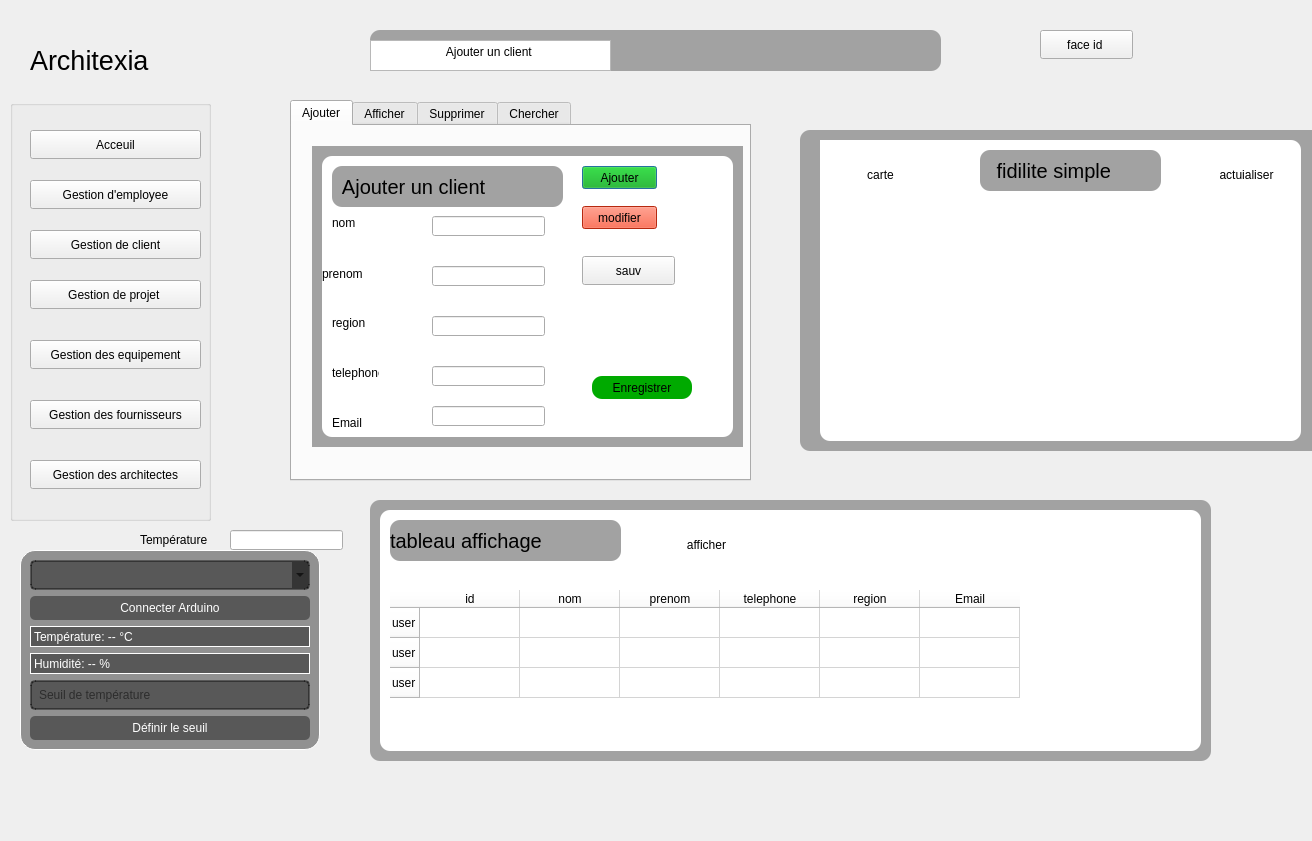
<?xml version="1.0" encoding="UTF-8"?>
<ui version="4.0">
 <class>MainClient</class>
 <widget class="QDialog" name="MainClient">
  <property name="geometry">
   <rect>
    <x>0</x>
    <y>0</y>
    <width>1312</width>
    <height>841</height>
   </rect>
  </property>
  <property name="windowTitle">
   <string>Dialog</string>
  </property>
  <widget class="QTabWidget" name="tabWidget_2">
   <property name="geometry">
    <rect>
     <x>290</x>
     <y>100</y>
     <width>461</width>
     <height>381</height>
    </rect>
   </property>
   <property name="currentIndex">
    <number>0</number>
   </property>
   <widget class="QWidget" name="tab_4">
    <attribute name="title">
     <string>Ajouter</string>
    </attribute>
    <widget class="QStackedWidget" name="QGoupBox">
     <property name="geometry">
      <rect>
       <x>20</x>
       <y>20</y>
       <width>431</width>
       <height>311</height>
      </rect>
     </property>
     <widget class="QWidget" name="QGoupBoxPage1">
      <widget class="QLabel" name="label_5">
       <property name="geometry">
        <rect>
         <x>20</x>
         <y>70</y>
         <width>47</width>
         <height>14</height>
        </rect>
       </property>
       <property name="text">
        <string>nom</string>
       </property>
      </widget>
      <widget class="QLabel" name="label_6">
       <property name="geometry">
        <rect>
         <x>10</x>
         <y>120</y>
         <width>61</width>
         <height>16</height>
        </rect>
       </property>
       <property name="text">
        <string>prenom</string>
       </property>
      </widget>
      <widget class="QLabel" name="label_7">
       <property name="geometry">
        <rect>
         <x>30</x>
         <y>20</y>
         <width>31</width>
         <height>16</height>
        </rect>
       </property>
       <property name="text">
        <string/>
       </property>
      </widget>
      <widget class="QLabel" name="label_8">
       <property name="geometry">
        <rect>
         <x>20</x>
         <y>170</y>
         <width>47</width>
         <height>14</height>
        </rect>
       </property>
       <property name="text">
        <string>region</string>
       </property>
      </widget>
      <widget class="QLineEdit" name="le_nom">
       <property name="geometry">
        <rect>
         <x>120</x>
         <y>70</y>
         <width>113</width>
         <height>20</height>
        </rect>
       </property>
      </widget>
      <widget class="QLineEdit" name="le_prenom">
       <property name="geometry">
        <rect>
         <x>120</x>
         <y>120</y>
         <width>113</width>
         <height>20</height>
        </rect>
       </property>
      </widget>
      <widget class="QLineEdit" name="le_region">
       <property name="geometry">
        <rect>
         <x>120</x>
         <y>170</y>
         <width>113</width>
         <height>20</height>
        </rect>
       </property>
      </widget>
      <widget class="QPushButton" name="pb_ajouter">
       <property name="geometry">
        <rect>
         <x>270</x>
         <y>20</y>
         <width>75</width>
         <height>23</height>
        </rect>
       </property>
       <property name="styleSheet">
        <string notr="true">background-color: rgb(0, 170, 0);
</string>
       </property>
       <property name="text">
        <string>Ajouter</string>
       </property>
      </widget>
      <widget class="QPushButton" name="pb_modifier">
       <property name="geometry">
        <rect>
         <x>270</x>
         <y>60</y>
         <width>75</width>
         <height>23</height>
        </rect>
       </property>
       <property name="styleSheet">
        <string notr="true">background-color: rgb(0, 170, 0);
background-color: rgb(255, 58, 23);</string>
       </property>
       <property name="text">
        <string>modifier</string>
       </property>
      </widget>
      <widget class="QLabel" name="label">
       <property name="geometry">
        <rect>
         <x>20</x>
         <y>220</y>
         <width>47</width>
         <height>14</height>
        </rect>
       </property>
       <property name="text">
        <string>telephone</string>
       </property>
      </widget>
      <widget class="QLineEdit" name="le_telephone">
       <property name="geometry">
        <rect>
         <x>120</x>
         <y>220</y>
         <width>113</width>
         <height>20</height>
        </rect>
       </property>
      </widget>
      <widget class="QLabel" name="label_3">
       <property name="geometry">
        <rect>
         <x>20</x>
         <y>270</y>
         <width>47</width>
         <height>14</height>
        </rect>
       </property>
       <property name="text">
        <string>Email</string>
       </property>
      </widget>
      <widget class="QLineEdit" name="le_email">
       <property name="geometry">
        <rect>
         <x>120</x>
         <y>260</y>
         <width>113</width>
         <height>20</height>
        </rect>
       </property>
      </widget>
      <widget class="QPushButton" name="pushButton_9">
       <property name="geometry">
        <rect>
         <x>270</x>
         <y>110</y>
         <width>93</width>
         <height>29</height>
        </rect>
       </property>
       <property name="text">
        <string>sauv</string>
       </property>
      </widget>
      <widget class="QWidget" name="widget" native="true">
       <property name="geometry">
        <rect>
         <x>0</x>
         <y>-10</y>
         <width>431</width>
         <height>331</height>
        </rect>
       </property>
       <property name="mouseTracking">
        <bool>false</bool>
       </property>
       <property name="autoFillBackground">
        <bool>false</bool>
       </property>
       <widget class="QWidget" name="widget_3" native="true">
        <property name="geometry">
         <rect>
          <x>-30</x>
          <y>10</y>
          <width>471</width>
          <height>301</height>
         </rect>
        </property>
        <property name="styleSheet">
         <string notr="true">border-radius:10px;
background-color: rgb(162, 162, 162);</string>
        </property>
        <widget class="QWidget" name="widget_6" native="true">
         <property name="geometry">
          <rect>
           <x>30</x>
           <y>0</y>
           <width>431</width>
           <height>311</height>
          </rect>
         </property>
         <property name="styleSheet">
          <string notr="true">border-radius:10px;
background-color: rgb(162, 162, 162);</string>
         </property>
         <widget class="QWidget" name="widget_7" native="true">
          <property name="geometry">
           <rect>
            <x>10</x>
            <y>10</y>
            <width>411</width>
            <height>281</height>
           </rect>
          </property>
          <property name="styleSheet">
           <string notr="true">background-color: rgb(255, 255, 255);
border-radius:10px;</string>
          </property>
          <widget class="QLabel" name="label_23">
           <property name="geometry">
            <rect>
             <x>10</x>
             <y>10</y>
             <width>231</width>
             <height>41</height>
            </rect>
           </property>
           <property name="font">
            <font>
             <pointsize>15</pointsize>
            </font>
           </property>
           <property name="styleSheet">
            <string notr="true">
background-color: rgb(162, 162, 162);
border-radius:10px;</string>
           </property>
           <property name="text">
            <string>  Ajouter un client</string>
           </property>
          </widget>
          <widget class="QPushButton" name="enregistrerTemperature">
           <property name="geometry">
            <rect>
             <x>270</x>
             <y>220</y>
             <width>100</width>
             <height>23</height>
            </rect>
           </property>
           <property name="styleSheet">
            <string notr="true">background-color: rgb(0, 170, 0);</string>
           </property>
           <property name="text">
            <string>Enregistrer</string>
           </property>
          </widget>
         </widget>
        </widget>
       </widget>
      </widget>
      <zorder>widget</zorder>
      <zorder>label_5</zorder>
      <zorder>label_6</zorder>
      <zorder>label_7</zorder>
      <zorder>label_8</zorder>
      <zorder>le_nom</zorder>
      <zorder>le_prenom</zorder>
      <zorder>le_region</zorder>
      <zorder>pb_ajouter</zorder>
      <zorder>pb_modifier</zorder>
      <zorder>label</zorder>
      <zorder>le_telephone</zorder>
      <zorder>label_3</zorder>
      <zorder>le_email</zorder>
      <zorder>pushButton_9</zorder>
     </widget>
    </widget>
   </widget>
   <widget class="QWidget" name="tab_5">
    <attribute name="title">
     <string>Afficher</string>
    </attribute>
    <widget class="QTableView" name="tableView">
     <property name="geometry">
      <rect>
       <x>0</x>
       <y>50</y>
       <width>481</width>
       <height>171</height>
      </rect>
     </property>
    </widget>
    <widget class="QPushButton" name="client_pb_stat">
     <property name="geometry">
      <rect>
       <x>190</x>
       <y>260</y>
       <width>75</width>
       <height>23</height>
      </rect>
     </property>
     <property name="text">
      <string>Stat</string>
     </property>
    </widget>
   </widget>
   <widget class="QWidget" name="tab_6">
    <attribute name="title">
     <string>Supprimer</string>
    </attribute>
    <widget class="QLabel" name="label_9">
     <property name="geometry">
      <rect>
       <x>40</x>
       <y>50</y>
       <width>61</width>
       <height>20</height>
      </rect>
     </property>
     <property name="text">
      <string>id_client</string>
     </property>
    </widget>
    <widget class="QLineEdit" name="le_idsupp">
     <property name="geometry">
      <rect>
       <x>130</x>
       <y>50</y>
       <width>113</width>
       <height>20</height>
      </rect>
     </property>
    </widget>
    <widget class="QPushButton" name="pb_supprimer">
     <property name="geometry">
      <rect>
       <x>280</x>
       <y>50</y>
       <width>75</width>
       <height>23</height>
      </rect>
     </property>
     <property name="text">
      <string>Supprimer</string>
     </property>
    </widget>
   </widget>
   <widget class="QWidget" name="tab_7">
    <attribute name="title">
     <string>Chercher</string>
    </attribute>
    <widget class="QPushButton" name="pb_chercher_nom">
     <property name="geometry">
      <rect>
       <x>300</x>
       <y>100</y>
       <width>75</width>
       <height>23</height>
      </rect>
     </property>
     <property name="text">
      <string>Chercher</string>
     </property>
    </widget>
    <widget class="QPushButton" name="pb_tri">
     <property name="geometry">
      <rect>
       <x>300</x>
       <y>50</y>
       <width>75</width>
       <height>23</height>
      </rect>
     </property>
     <property name="text">
      <string>Trier</string>
     </property>
    </widget>
    <widget class="QTableView" name="tableViewNom">
     <property name="geometry">
      <rect>
       <x>20</x>
       <y>170</y>
       <width>381</width>
       <height>161</height>
      </rect>
     </property>
    </widget>
    <widget class="QPushButton" name="pb_export_pdf">
     <property name="geometry">
      <rect>
       <x>300</x>
       <y>140</y>
       <width>111</width>
       <height>23</height>
      </rect>
     </property>
     <property name="text">
      <string>Export as PDF</string>
     </property>
    </widget>
    <widget class="QLabel" name="label_2">
     <property name="geometry">
      <rect>
       <x>30</x>
       <y>60</y>
       <width>47</width>
       <height>14</height>
      </rect>
     </property>
     <property name="text">
      <string>nom</string>
     </property>
    </widget>
    <widget class="QLineEdit" name="lineEditNom">
     <property name="geometry">
      <rect>
       <x>100</x>
       <y>60</y>
       <width>113</width>
       <height>20</height>
      </rect>
     </property>
    </widget>
    <widget class="QComboBox" name="comboBoxRegions">
     <property name="geometry">
      <rect>
       <x>155</x>
       <y>15</y>
       <width>131</width>
       <height>31</height>
      </rect>
     </property>
    </widget>
   </widget>
  </widget>
  <widget class="QLabel" name="label_temperature">
   <property name="geometry">
    <rect>
     <x>140</x>
     <y>530</y>
     <width>80</width>
     <height>20</height>
    </rect>
   </property>
   <property name="text">
    <string>Température</string>
   </property>
  </widget>
  <widget class="QWidget" name="widget_4" native="true">
   <property name="geometry">
    <rect>
     <x>800</x>
     <y>130</y>
     <width>521</width>
     <height>321</height>
    </rect>
   </property>
   <property name="styleSheet">
    <string notr="true">border-radius:10px;
background-color: rgb(162, 162, 162);</string>
   </property>
   <widget class="QWidget" name="widget_8" native="true">
    <property name="geometry">
     <rect>
      <x>20</x>
      <y>-40</y>
      <width>501</width>
      <height>371</height>
     </rect>
    </property>
    <property name="styleSheet">
     <string notr="true">border-radius:10px;
background-color: rgb(162, 162, 162);</string>
    </property>
    <widget class="QWidget" name="widget_9" native="true">
     <property name="geometry">
      <rect>
       <x>0</x>
       <y>50</y>
       <width>481</width>
       <height>301</height>
      </rect>
     </property>
     <property name="styleSheet">
      <string notr="true">background-color: rgb(255, 255, 255);
border-radius:10px;</string>
     </property>
     <widget class="QLabel" name="label_26">
      <property name="geometry">
       <rect>
        <x>10</x>
        <y>10</y>
        <width>231</width>
        <height>41</height>
       </rect>
      </property>
      <property name="font">
       <font>
        <pointsize>15</pointsize>
       </font>
      </property>
      <property name="styleSheet">
       <string notr="true">
background-color: rgb(162, 162, 162);
border-radius:10px;</string>
      </property>
      <property name="text">
       <string>  Ajouter un client</string>
      </property>
     </widget>
     <widget class="QScrollArea" name="scrollArea">
      <property name="geometry">
       <rect>
        <x>-10</x>
        <y>0</y>
        <width>481</width>
        <height>281</height>
       </rect>
      </property>
      <property name="widgetResizable">
       <bool>true</bool>
      </property>
      <widget class="QWidget" name="scrollAreaWidgetContents">
       <property name="geometry">
        <rect>
         <x>0</x>
         <y>0</y>
         <width>481</width>
         <height>281</height>
        </rect>
       </property>
       <widget class="QLabel" name="label_11">
        <property name="geometry">
         <rect>
          <x>290</x>
          <y>170</y>
          <width>63</width>
          <height>20</height>
         </rect>
        </property>
        <property name="text">
         <string>id </string>
        </property>
       </widget>
       <widget class="QLineEdit" name="le_id_2">
        <property name="geometry">
         <rect>
          <x>130</x>
          <y>170</y>
          <width>113</width>
          <height>20</height>
         </rect>
        </property>
        <property name="tabletTracking">
         <bool>false</bool>
        </property>
        <property name="text">
         <string/>
        </property>
       </widget>
       <widget class="QPushButton" name="pushButton_8">
        <property name="geometry">
         <rect>
          <x>370</x>
          <y>240</y>
          <width>93</width>
          <height>29</height>
         </rect>
        </property>
        <property name="styleSheet">
         <string notr="true">background-color: rgb(0, 170, 0);
</string>
        </property>
        <property name="text">
         <string>Augmenter</string>
        </property>
       </widget>
       <widget class="QLineEdit" name="le_nom_2">
        <property name="geometry">
         <rect>
          <x>340</x>
          <y>170</y>
          <width>113</width>
          <height>20</height>
         </rect>
        </property>
       </widget>
       <widget class="QSpinBox" name="spinBox">
        <property name="geometry">
         <rect>
          <x>270</x>
          <y>250</y>
          <width>31</width>
          <height>16</height>
         </rect>
        </property>
       </widget>
       <widget class="QLabel" name="label_10">
        <property name="geometry">
         <rect>
          <x>70</x>
          <y>170</y>
          <width>63</width>
          <height>20</height>
         </rect>
        </property>
        <property name="text">
         <string>Nom </string>
        </property>
       </widget>
       <widget class="QLineEdit" name="le_prenom_2">
        <property name="geometry">
         <rect>
          <x>180</x>
          <y>250</y>
          <width>113</width>
          <height>20</height>
         </rect>
        </property>
       </widget>
       <widget class="QTextEdit" name="textEdit_2">
        <property name="geometry">
         <rect>
          <x>130</x>
          <y>10</y>
          <width>261</width>
          <height>31</height>
         </rect>
        </property>
        <property name="html">
         <string>&lt;!DOCTYPE HTML PUBLIC &quot;-//W3C//DTD HTML 4.0//EN&quot; &quot;http://www.w3.org/TR/REC-html40/strict.dtd&quot;&gt;
&lt;html&gt;&lt;head&gt;&lt;meta name=&quot;qrichtext&quot; content=&quot;1&quot; /&gt;&lt;meta charset=&quot;utf-8&quot; /&gt;&lt;style type=&quot;text/css&quot;&gt;
p, li { white-space: pre-wrap; }
hr { height: 1px; border-width: 0; }
li.unchecked::marker { content: &quot;\2610&quot;; }
li.checked::marker { content: &quot;\2612&quot;; }
&lt;/style&gt;&lt;/head&gt;&lt;body style=&quot; font-family:'Segoe UI'; font-size:9pt; font-weight:400; font-style:normal;&quot;&gt;
&lt;p align=&quot;center&quot; style=&quot; margin-top:0px; margin-bottom:0px; margin-left:0px; margin-right:0px; -qt-block-indent:0; text-indent:0px;&quot;&gt;&lt;span style=&quot; font-size:10pt;&quot;&gt;fidelite simple &lt;/span&gt;&lt;/p&gt;&lt;/body&gt;&lt;/html&gt;</string>
        </property>
       </widget>
       <widget class="QLabel" name="label_12">
        <property name="geometry">
         <rect>
          <x>40</x>
          <y>250</y>
          <width>151</width>
          <height>20</height>
         </rect>
        </property>
        <property name="text">
         <string>compteur de point </string>
        </property>
       </widget>
       <widget class="QLabel" name="label_25">
        <property name="geometry">
         <rect>
          <x>170</x>
          <y>10</y>
          <width>181</width>
          <height>41</height>
         </rect>
        </property>
        <property name="font">
         <font>
          <pointsize>15</pointsize>
         </font>
        </property>
        <property name="styleSheet">
         <string notr="true">
background-color: rgb(162, 162, 162);
border-radius:10px;</string>
        </property>
        <property name="text">
         <string>   fidilite simple </string>
        </property>
       </widget>
       <widget class="QTableWidget" name="tableWidgetFidelite">
        <property name="geometry">
         <rect>
          <x>30</x>
          <y>80</y>
          <width>441</width>
          <height>192</height>
         </rect>
        </property>
       </widget>
       <widget class="QPushButton" name="actualiser_fidelite">
        <property name="geometry">
         <rect>
          <x>390</x>
          <y>20</y>
          <width>93</width>
          <height>29</height>
         </rect>
        </property>
        <property name="text">
         <string>actuialiser</string>
        </property>
       </widget>
       <widget class="QPushButton" name="generer_carte">
        <property name="geometry">
         <rect>
          <x>30</x>
          <y>20</y>
          <width>81</width>
          <height>29</height>
         </rect>
        </property>
        <property name="text">
         <string>carte</string>
        </property>
       </widget>
      </widget>
     </widget>
    </widget>
   </widget>
  </widget>
  <widget class="QLabel" name="label_4">
   <property name="geometry">
    <rect>
     <x>30</x>
     <y>30</y>
     <width>171</width>
     <height>61</height>
    </rect>
   </property>
   <property name="minimumSize">
    <size>
     <width>26</width>
     <height>8</height>
    </size>
   </property>
   <property name="maximumSize">
    <size>
     <width>171</width>
     <height>61</height>
    </size>
   </property>
   <property name="text">
    <string>&lt;html&gt;&lt;head/&gt;&lt;body&gt;&lt;p&gt;&lt;span style=&quot; font-size:20pt;&quot;&gt;Architexia&lt;/span&gt;&lt;/p&gt;&lt;/body&gt;&lt;/html&gt;</string>
   </property>
  </widget>
  <widget class="QLabel" name="label_24">
   <property name="geometry">
    <rect>
     <x>370</x>
     <y>30</y>
     <width>571</width>
     <height>41</height>
    </rect>
   </property>
   <property name="font">
    <font>
     <pointsize>15</pointsize>
    </font>
   </property>
   <property name="styleSheet">
    <string notr="true">
background-color: rgb(162, 162, 162);
border-radius:10px;</string>
   </property>
   <property name="text">
    <string>  Ajouter un client</string>
   </property>
  </widget>
  <widget class="QFrame" name="arduinoFrame">
   <property name="geometry">
    <rect>
     <x>20</x>
     <y>550</y>
     <width>300</width>
     <height>200</height>
    </rect>
   </property>
   <property name="styleSheet">
    <string notr="true">background-color:rgba(0, 0, 0, 100);
border-radius:15px;
border: 1px solid #ffffff;</string>
   </property>
   <property name="frameShape">
    <enum>QFrame::Shape::NoFrame</enum>
   </property>
   <layout class="QVBoxLayout" name="verticalLayout_arduino">
    <item>
     <widget class="QComboBox" name="portComboBox">
      <property name="styleSheet">
       <string notr="true">QComboBox {
    border: 2px solid rgba(0, 0, 0, 100);
    border-radius: 5px;
    padding: 5px;
}</string>
      </property>
     </widget>
    </item>
    <item>
     <widget class="QPushButton" name="connectButton">
      <property name="styleSheet">
       <string notr="true">QPushButton {
    background-color: rgba(0, 0, 0, 100);
    color: white;
    border: none;
    border-radius: 5px;
    padding: 5px;
}</string>
      </property>
      <property name="text">
       <string>Connecter Arduino</string>
      </property>
     </widget>
    </item>
    <item>
     <widget class="QLabel" name="temperatureLabel">
      <property name="styleSheet">
       <string notr="true">color: white;</string>
      </property>
      <property name="text">
       <string>Température: -- °C</string>
      </property>
     </widget>
    </item>
    <item>
     <widget class="QLabel" name="humidityLabel">
      <property name="styleSheet">
       <string notr="true">color: white;</string>
      </property>
      <property name="text">
       <string>Humidité: -- %</string>
      </property>
     </widget>
    </item>
    <item>
     <widget class="QLineEdit" name="thresholdLineEdit">
      <property name="styleSheet">
       <string notr="true">QLineEdit {
    border: 2px solid rgba(0, 0, 0, 100);
    border-radius: 5px;
    padding: 5px;
}</string>
      </property>
      <property name="placeholderText">
       <string>Seuil de température</string>
      </property>
     </widget>
    </item>
    <item>
     <widget class="QPushButton" name="setThresholdButton">
      <property name="styleSheet">
       <string notr="true">QPushButton {
    background-color: rgba(0, 0, 0, 100);
    color: white;
    border: none;
    border-radius: 5px;
    padding: 5px;
}</string>
      </property>
      <property name="text">
       <string>Définir le seuil</string>
      </property>
     </widget>
    </item>
   </layout>
  </widget>
  <widget class="QLineEdit" name="le_temperature">
   <property name="geometry">
    <rect>
     <x>230</x>
     <y>530</y>
     <width>113</width>
     <height>20</height>
    </rect>
   </property>
  </widget>
  <widget class="QTextEdit" name="textEdit">
   <property name="geometry">
    <rect>
     <x>370</x>
     <y>40</y>
     <width>241</width>
     <height>31</height>
    </rect>
   </property>
   <property name="html">
    <string>&lt;!DOCTYPE HTML PUBLIC &quot;-//W3C//DTD HTML 4.0//EN&quot; &quot;http://www.w3.org/TR/REC-html40/strict.dtd&quot;&gt;
&lt;html&gt;&lt;head&gt;&lt;meta name=&quot;qrichtext&quot; content=&quot;1&quot; /&gt;&lt;meta charset=&quot;utf-8&quot; /&gt;&lt;style type=&quot;text/css&quot;&gt;
p, li { white-space: pre-wrap; }
hr { height: 1px; border-width: 0; }
li.unchecked::marker { content: &quot;\2610&quot;; }
li.checked::marker { content: &quot;\2612&quot;; }
&lt;/style&gt;&lt;/head&gt;&lt;body style=&quot; font-family:'Segoe UI'; font-size:9pt; font-weight:400; font-style:normal;&quot;&gt;
&lt;p align=&quot;center&quot; style=&quot; margin-top:12px; margin-bottom:12px; margin-left:0px; margin-right:0px; -qt-block-indent:0; text-indent:0px;&quot;&gt;&lt;span style=&quot; color:#000000;&quot;&gt;Ajouter un client &lt;/span&gt;&lt;/p&gt;&lt;/body&gt;&lt;/html&gt;</string>
   </property>
  </widget>
  <widget class="QGroupBox" name="QGoupBox_2">
   <property name="geometry">
    <rect>
     <x>10</x>
     <y>100</y>
     <width>201</width>
     <height>421</height>
    </rect>
   </property>
   <property name="title">
    <string/>
   </property>
   <widget class="QPushButton" name="pushButton">
    <property name="geometry">
     <rect>
      <x>20</x>
      <y>30</y>
      <width>171</width>
      <height>29</height>
     </rect>
    </property>
    <property name="text">
     <string>Acceuil</string>
    </property>
   </widget>
   <widget class="QPushButton" name="pushButton_2">
    <property name="geometry">
     <rect>
      <x>20</x>
      <y>80</y>
      <width>171</width>
      <height>29</height>
     </rect>
    </property>
    <property name="text">
     <string>Gestion d'employee</string>
    </property>
   </widget>
   <widget class="QPushButton" name="pushButton_3">
    <property name="geometry">
     <rect>
      <x>20</x>
      <y>130</y>
      <width>171</width>
      <height>29</height>
     </rect>
    </property>
    <property name="text">
     <string>Gestion de client</string>
    </property>
   </widget>
   <widget class="QPushButton" name="pushButton_4">
    <property name="geometry">
     <rect>
      <x>20</x>
      <y>180</y>
      <width>171</width>
      <height>29</height>
     </rect>
    </property>
    <property name="text">
     <string>Gestion de projet </string>
    </property>
   </widget>
   <widget class="QPushButton" name="pushButton_5">
    <property name="geometry">
     <rect>
      <x>20</x>
      <y>240</y>
      <width>171</width>
      <height>29</height>
     </rect>
    </property>
    <property name="text">
     <string>Gestion des equipement</string>
    </property>
   </widget>
   <widget class="QPushButton" name="pushButton_6">
    <property name="geometry">
     <rect>
      <x>20</x>
      <y>300</y>
      <width>171</width>
      <height>29</height>
     </rect>
    </property>
    <property name="text">
     <string>Gestion des fournisseurs</string>
    </property>
   </widget>
   <widget class="QPushButton" name="pushButton_7">
    <property name="geometry">
     <rect>
      <x>20</x>
      <y>360</y>
      <width>171</width>
      <height>29</height>
     </rect>
    </property>
    <property name="text">
     <string>Gestion des architectes</string>
    </property>
   </widget>
  </widget>
  <widget class="QWidget" name="widget_10" native="true">
   <property name="geometry">
    <rect>
     <x>370</x>
     <y>500</y>
     <width>841</width>
     <height>261</height>
    </rect>
   </property>
   <property name="styleSheet">
    <string notr="true">border-radius:10px;
background-color: rgb(162, 162, 162);</string>
   </property>
   <widget class="QWidget" name="widget_12" native="true">
    <property name="geometry">
     <rect>
      <x>10</x>
      <y>10</y>
      <width>821</width>
      <height>241</height>
     </rect>
    </property>
    <property name="styleSheet">
     <string notr="true">background-color: rgb(255, 255, 255);
border-radius:10px;</string>
    </property>
    <widget class="QLabel" name="label_28">
     <property name="geometry">
      <rect>
       <x>10</x>
       <y>10</y>
       <width>231</width>
       <height>41</height>
      </rect>
     </property>
     <property name="font">
      <font>
       <pointsize>15</pointsize>
      </font>
     </property>
     <property name="styleSheet">
      <string notr="true">
background-color: rgb(162, 162, 162);
border-radius:10px;</string>
     </property>
     <property name="text">
      <string>tableau affichage</string>
     </property>
    </widget>
    <widget class="QTableWidget" name="tableWidget">
     <property name="geometry">
      <rect>
       <x>10</x>
       <y>80</y>
       <width>809</width>
       <height>151</height>
      </rect>
     </property>
     <property name="minimumSize">
      <size>
       <width>809</width>
       <height>0</height>
      </size>
     </property>
     <row>
      <property name="text">
       <string>user</string>
      </property>
     </row>
     <row>
      <property name="text">
       <string>user</string>
      </property>
     </row>
     <row>
      <property name="text">
       <string>user</string>
      </property>
     </row>
     <column>
      <property name="text">
       <string>id</string>
      </property>
     </column>
     <column>
      <property name="text">
       <string>nom</string>
      </property>
     </column>
     <column>
      <property name="text">
       <string>prenom</string>
      </property>
     </column>
     <column>
      <property name="text">
       <string>telephone</string>
      </property>
     </column>
     <column>
      <property name="text">
       <string>region</string>
      </property>
     </column>
     <column>
      <property name="text">
       <string>Email</string>
      </property>
     </column>
    </widget>
    <widget class="QPushButton" name="pushButton_10">
     <property name="geometry">
      <rect>
       <x>280</x>
       <y>20</y>
       <width>93</width>
       <height>29</height>
      </rect>
     </property>
     <property name="text">
      <string>afficher</string>
     </property>
    </widget>
   </widget>
  </widget>
  <widget class="QPushButton" name="pushButton_11">
   <property name="geometry">
    <rect>
     <x>1040</x>
     <y>30</y>
     <width>93</width>
     <height>29</height>
    </rect>
   </property>
   <property name="text">
    <string>face id </string>
   </property>
  </widget>
 </widget>
 <resources/>
 <connections/>
</ui>
